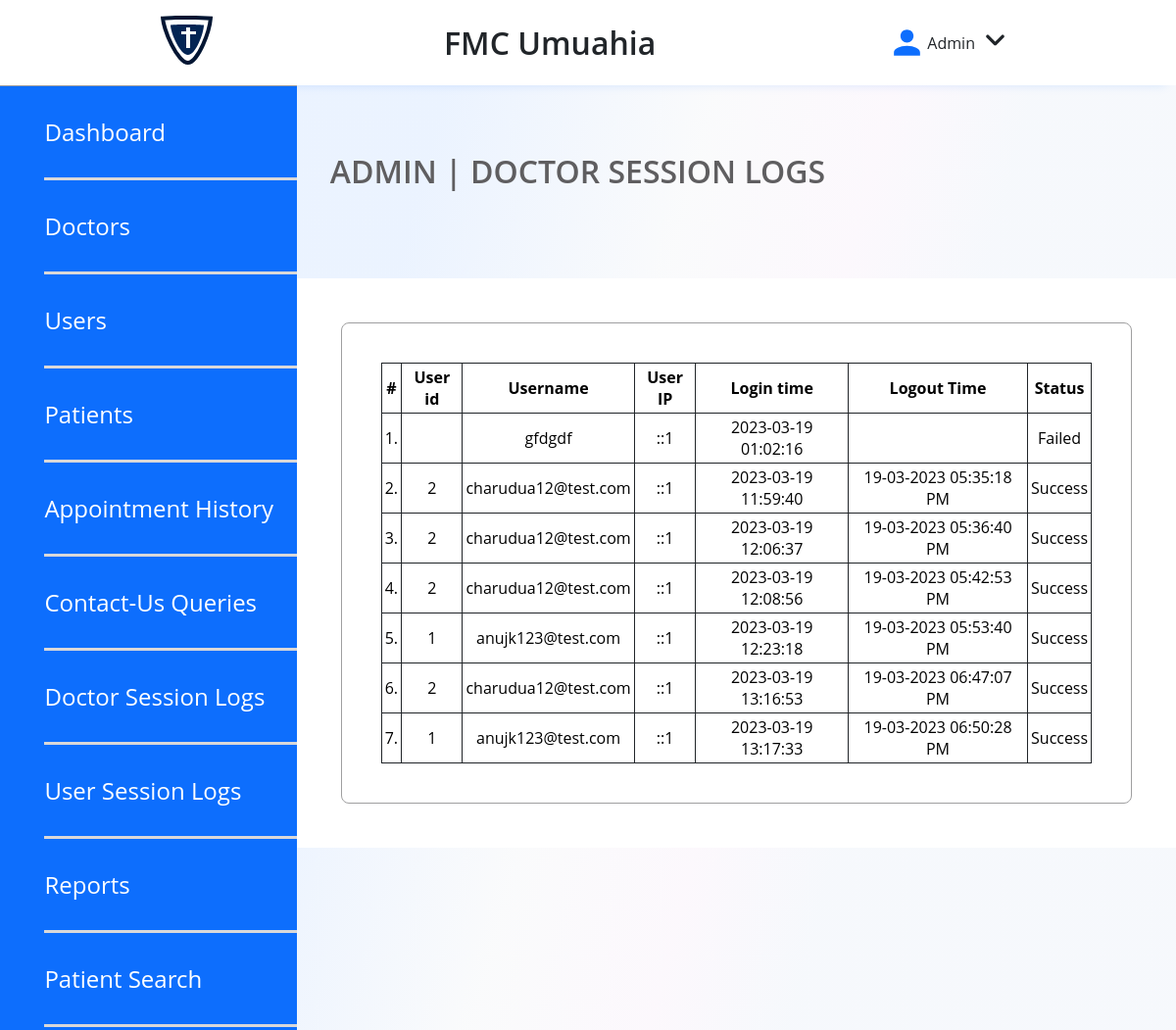
Page /pages/admin/doctor-logs.php (signed in) on the committed database.
### tables this page shows
CREATE TABLE `doctorslog` (
  `id` int(11) NOT NULL,
  `uid` int(11) DEFAULT NULL,
  `username` varchar(255) DEFAULT NULL,
  `userip` binary(16) DEFAULT NULL,
  `loginTime` timestamp NULL DEFAULT current_timestamp(),
  `logout` varchar(255) DEFAULT NULL,
  `status` int(11) DEFAULT NULL
);

### pages/admin/doctor-logs.php (the view, shortened to what this page needs)
<?php
include('include/config.php');
if(strlen($_SESSION['id']==0)) {
 header('location:logout.php');
  } else{
?>
<!DOCTYPE html>
<html>
<head>
	<link rel="stylesheet" type="text/css" href="../../styles/style.css">
	</head>
	<body>
		<header>
		<div class="NavigationDash">
			<div style="display: flex; flex-direction: row; gap: 20px; align-items: center;">
				<a class="logonav" href="dashboard.php">
					<img src="../../images/logo.svg">
				</a>
			</div>
			<p class="DashTag">FMC Umuahia</p>
			<div class="userNav">
				<img src="../../images/usericon.svg">
				<p>Admin</p>
				<div class="dropdown">
					<img src="../../images/downicon.svg" class="dropbtn">
				</div>
			</div>
		</div>
	</header>
	<section class="DashboardContainer">
	<aside class="PatientAside">
		<div>
			<a href="dashboard.php">Dashboard</a>
			<a href="doctors.php">Doctors</a>
			<a href="manage-users.php">Users</a>
			<a href="manage-patient.php">Patients</a>
			<a href="appointment-history.php">Appointment History</a>
			<a href="contactus-queries.php">Contact-Us Queries</a>
			<a href="doctor-logs.php">Doctor Session Logs</a>
			<a href="user-logs.php">User Session Logs</a>
			<a href="between-dates-reports.php">Reports</a>
			<a href="patient-search.php">Patient Search</a>
		</div>
	</aside>
	<main class="DashboardMain">
		<h1>ADMIN | DOCTOR SESSION LOGS</h1>
		<section class="section-div">
			<div style="overflow-x:auto; table-layout: fixed; width: 100%;">
			<table class="table table-hover" id="sample-table-1">
				<thead>
					<tr>
						<th class="center">#</th>
						<th class="hidden-xs">User id</th>
						<th>Username</th>
						<th>User IP</th>
						<th>Login time</th>
						<th>Logout Time </th>
						<th> Status </th>
					</tr>
				</thead>
				<tbody>
				<?php
				$sql=mysqli_query($con,"select * from doctorslog ");
				$cnt=1;
				while($row=mysqli_fetch_array($sql))
				{
				?>
					<tr>
						<td class="center"><?php echo $cnt;?>.</td>
						<td class="hidden-xs"><?php echo $row['uid'];?></td>
						<td class="hidden-xs"><?php echo $row['username'];?></td>
						<td><?php echo $row['userip'];?></td>
						<td><?php echo $row['loginTime'];?></td>
						<td><?php echo $row['logout'];?></td>
						<td>
							<?php if($row['status']==1)
							{
								echo "Success";
							}
							else
							{
								echo "Failed";
							}?>
						</td>
						</tr>
						<?php
						$cnt=$cnt+1;
					}?>
				</tbody>
			</table>
		</div>
		</section>
	</main>
</section>
</body>
</html>
<?php } ?>

### styles/style.css (style rules this page uses)
*, *:before, *:after { box-sizing: border-box; list-style: none; text-decoration: none; margin: 0; padding: 0; font-family: var(--font-family-base); }
html { scroll-behavior: smooth; }
:root { --color-primary: #0D6EFD; --color-black: #212529; --color-white: #ffffff; --color-secondary: #992EDA; --text-color: var(--color-black); --color-background: #FCFCFC; --font-family-base: "Open Sans", "Helvetica Neue", Helvetica, Arial, sans-serif; --font-size-small: 14px; --font-size-medium: 16px; --font-size-large: 24px; --font-size-x-large: 32px; --font-size-xx-large: 56px; --font-weight-regular: 400; --font-weight-semibold: 600; --font-weight-bold: 700; }
.NavigationDash { display: flex; flex-direction: row; justify-content: space-evenly; align-items: center; padding: 16px 0px; gap: 6%; box-shadow: 0px 10px 10px -10px rgba(13, 110, 253, 0.14); }
.DashTag { font-weight: var(--font-weight-semibold); font-size: var(--font-size-x-large); color: var(--color-black); }
.userNav { display: flex; flex-direction: row; align-items: center; justify-content: center; color: var(--color-black); }
.dropdown { position: relative; display: inline-block; }
.dropbtn { cursor: pointer; }
.DashboardContainer { display: flex; flex-direction: row; min-height: 700px; }
.PatientAside { background-color: var(--color-primary); border-top: 1px solid #9F9FA0; width: 324px !important; }
.PatientAside div { display: flex; flex-direction: column; margin-left: 15%; padding-bottom: 90%; }
.PatientAside a { padding: 30px 0px; border-bottom: 3px solid #D9D8D9; font-weight: var(--font-weight-regular); font-size: 24px; color: var(--color-white); }
.DashboardMain { padding-top: 56px; background: linear-gradient(104.54deg, rgba(13, 110, 253, 0.0826) 13.27%, rgba(199, 207, 219, 0.091) 37.29%, rgba(196, 118, 208, 0.0504) 53.16%, rgba(92, 136, 202, 0.0534391) 65.46%); width: 80%; }
.DashboardMain h1 { padding: 10px; margin-left: 24px; margin-bottom: 78px; color: #5F5E60; font-size: var(--font-size-x-large); font-weight: var(--font-weight-semibold); }
.DashboardMain section { background-color: var(--color-white); padding: 5%; display: flex; flex-direction: row; gap: 38px; }
.section-div div { display: flex; flex-direction: column; border-radius: 8px; border: 1px solid #9F9FA0; gap: 21px; text-align: center; padding: 40px; width: 313px; }
.table, { font-size: 12pcx; gap: 10px; }
table, th, td { border: 1px solid var(--color-black); border-collapse: collapse; padding: 3px; text-align: center; }
.PatientAside div { display: flex; flex-direction: column; margin-left: 15%; padding-bottom: 1%; }

### rows in the picture
doctorslog: username "gfdgdf", userip "::1", loginTime "2023-03-19 01:02:16", status "Failed"
doctorslog: uid "2", username "charudua12@test.com", userip "::1", loginTime "2023-03-19 11:59:40", logout "19-03-2023 05:35:18 PM", status "Success"
doctorslog: uid "2", username "charudua12@test.com", userip "::1", loginTime "2023-03-19 12:06:37", logout "19-03-2023 05:36:40 PM", status "Success"
doctorslog: uid "2", username "charudua12@test.com", userip "::1", loginTime "2023-03-19 12:08:56", logout "19-03-2023 05:42:53 PM", status "Success"
doctorslog: uid "1", username "anujk123@test.com", userip "::1", loginTime "2023-03-19 12:23:18", logout "19-03-2023 05:53:40 PM", status "Success"
doctorslog: uid "2", username "charudua12@test.com", userip "::1", loginTime "2023-03-19 13:16:53", logout "19-03-2023 06:47:07 PM", status "Success"
doctorslog: uid "1", username "anujk123@test.com", userip "::1", loginTime "2023-03-19 13:17:33", logout "19-03-2023 06:50:28 PM", status "Success"
